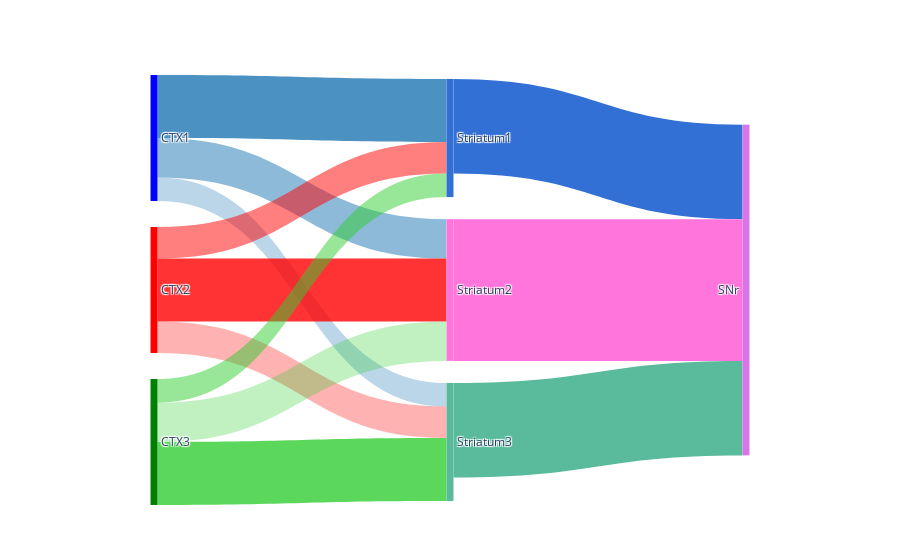

Notebook cell for this chart:
### Code cell
import plotly.graph_objects as go

labels = ["CTX1", "CTX2", "CTX3", "Striatum1", "Striatum2", "Striatum3", "SNr"]

source = [
    0, 0, 0,
    1, 1, 1,
    2, 2, 2,
    3, 4, 5,
]

target = [
    3, 4, 5,
    4, 3, 5,
    5, 3, 4,
    6, 6, 6,
]

value = [
    8, 5, 3,
    8, 4, 4,
    8, 3, 5,
    12, 18, 12
]

node_colors = [
    "blue", "red", "green", '#3370d6', '#ff75db', '#59ba9c', '#D975E8'
]

max_value_to_color = {
    8: "rgba(31, 119, 180, 0.8)",
    5: "rgba(255, 0, 0, 0.8)",
    3: "rgba(50, 205, 50, 0.8)"
}

for i in range(3, 6):
    incoming_values = [value[idx] for idx, tgt in enumerate(target) if tgt == i]
    max_value = max(incoming_values)
    node_colors.append(max_value_to_color[max_value])

link_colors = [
    "rgba(31, 119, 180, 0.8)", "rgba(31, 119, 180, 0.5)", "rgba(31, 119, 180, 0.3)",
    "rgba(255, 0, 0, 0.8)", "rgba(255, 0, 0, 0.5)", "rgba(255, 0, 0, 0.3)",
    "rgba(50, 205, 50, 0.8)", "rgba(50, 205, 50, 0.5)", "rgba(50, 205, 50, 0.3)",
    '#3370d6', '#ff75db', '#59ba9c'
]

fig = go.Figure(go.Sankey(
    node=dict(
        pad=1,
        thickness=7,
        line=dict(color="white", width=0.05),
        label=labels,
        color=node_colors,
        x=[0.1, 0.1, 0.1, 0.5, 0.5, 0.5, 0.9],
        y=[0.1, 0.5, 0.9, 0.1, 0.5, 0.9, 0.5],
    ),
    link=dict(
        source=source,
        target=target,
        value=value,
        color=link_colors
    )
))

fig.show()

### Figure 1 — Plotly figure (JSON) as saved in the notebook; plotly's stock layout.template omitted (floating-point values rounded to 4 significant figures)
{"data": [{"link": {"color": ["rgba(31, 119, 180, 0.8)", "rgba(31, 119, 180, 0.5)", "rgba(31, 119, 180, 0.3)", "rgba(255, 0, 0, 0.8)", "rgba(255, 0, 0, 0.5)", "rgba(255, 0, 0, 0.3)", "rgba(50, 205, 50, 0.8)", "rgba(50, 205, 50, 0.5)", "rgba(50, 205, 50, 0.3)", "#3370d6", "#ff75db", "#59ba9c"], "source": [0, 0, 0, 1, 1, 1, 2, 2, 2, 3, 4, 5], "target": [3, 4, 5, 4, 3, 5, 5, 3, 4, 6, 6, 6], "value": [8, 5, 3, 8, 4, 4, 8, 3, 5, 12, 18, 12]}, "node": {"color": ["blue", "red", "green", "#3370d6", "#ff75db", "#59ba9c", "#D975E8", "rgba(31, 119, 180, 0.8)", "rgba(31, 119, 180, 0.8)", "rgba(31, 119, 180, 0.8)"], "label": ["CTX1", "CTX2", "CTX3", "Striatum1", "Striatum2", "Striatum3", "SNr"], "line": {"color": "white", "width": 0.05}, "pad": 1, "thickness": 7, "x": [0.1, 0.1, 0.1, 0.5, 0.5, 0.5, 0.9], "y": [0.1, 0.5, 0.9, 0.1, 0.5, 0.9, 0.5]}, "type": "sankey"}], "layout": {}}
